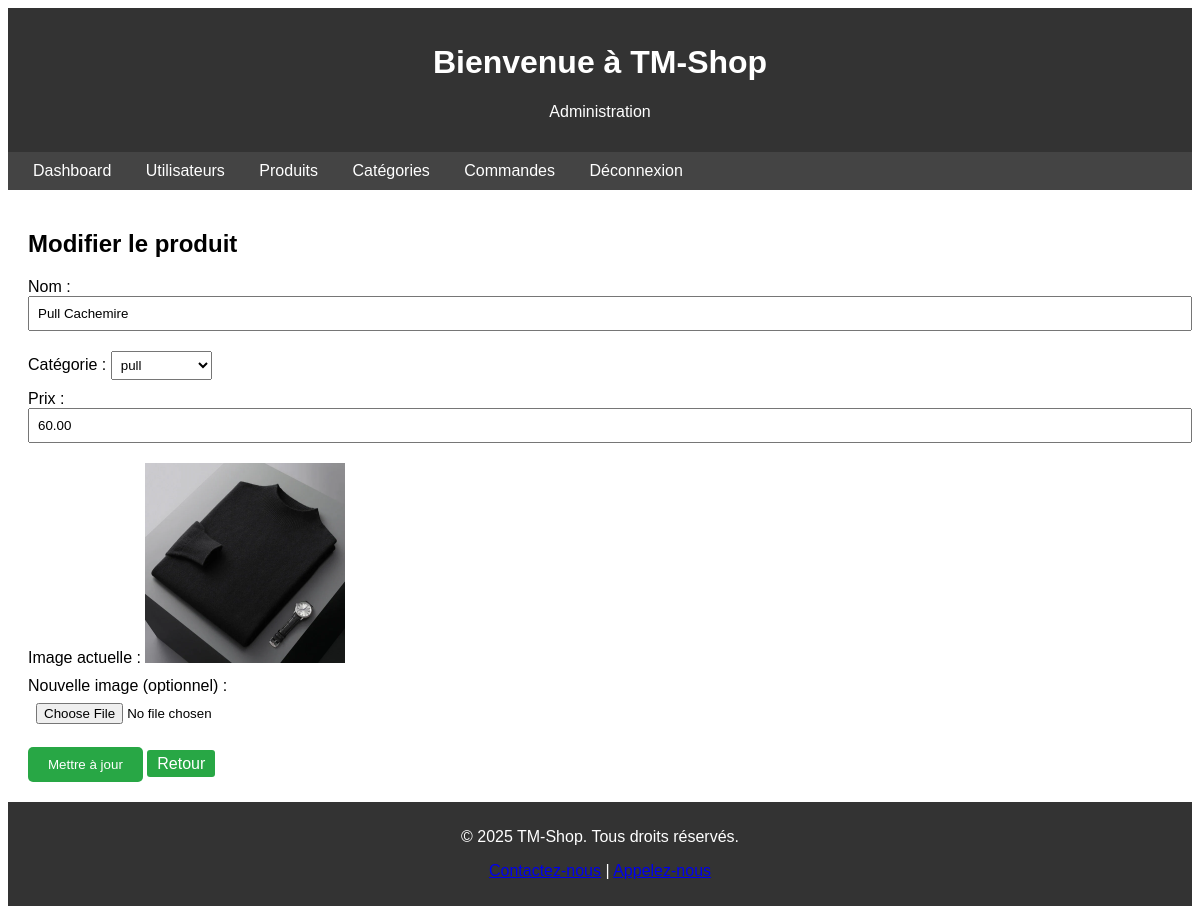
The app's page /admin/edit_product.php?id=1 (signed in) with its own data.
### tables this page shows
CREATE TABLE products (
    id INT AUTO_INCREMENT PRIMARY KEY,
    category_id INT NOT NULL,
    name VARCHAR(100) NOT NULL,
    price DECIMAL(10, 2) NOT NULL,
    image VARCHAR(255) NOT NULL,
    FOREIGN KEY (category_id) REFERENCES categories(id)
);

CREATE TABLE categories (
    id INT AUTO_INCREMENT PRIMARY KEY,
    name VARCHAR(50) NOT NULL UNIQUE,
    description TEXT
);

### classes/Database.php (called while the page is built, shortened)
<?php
class Database {
    private static $instance = null;
    private $pdo;
    private function __construct() {
        $host = 'localhost';
        $dbname = 'tmshop';
        $username = 'root';
        $password = '';
        try {
            $this->pdo = new PDO("mysql:host=$host;dbname=$dbname;charset=utf8", $username, $password);
            $this->pdo->setAttribute(PDO::ATTR_ERRMODE, PDO::ERRMODE_EXCEPTION);
            $this->pdo->setAttribute(PDO::ATTR_DEFAULT_FETCH_MODE, PDO::FETCH_ASSOC);
        } catch (PDOException $e) {
            die("Erreur de connexion : " . $e->getMessage());
        }
    }
    public static function getInstance() {
        if (self::$instance === null) {
            self::$instance = new self();
        }
        return self::$instance;
    }
    public function getConnection() {
        return $this->pdo;
    }
}

### classes/Product.php (called while the page is built, shortened)
<?php
class Product {
    private $db;
    public function __construct() {
        $this->db = Database::getInstance()->getConnection();
    }
    public function getById($id) {
        try {
            $stmt = $this->db->prepare("SELECT p.*, c.name AS category_name FROM products p JOIN categories c ON p.category_id = c.id WHERE p.id = ?");
            $stmt->execute([$id]);
            return $stmt->fetch(PDO::FETCH_ASSOC);
        } catch (PDOException $e) {
            throw new Exception("Erreur lors de la récupération du produit : " . $e->getMessage());
        }
    }
}

### classes/Category.php (called while the page is built, shortened)
<?php
require_once 'Database.php';
class Category {
    private $db;
    public function __construct() {
        $this->db = Database::getInstance()->getConnection();
    }
    public function getAll() {
        try {
            $stmt = $this->db->query("SELECT * FROM categories ORDER BY name");
            return $stmt->fetchAll(PDO::FETCH_ASSOC);
        } catch (PDOException $e) {
            throw new Exception("Erreur lors de la récupération des catégories : " . $e->getMessage());
        }
    }
}

### admin/edit_product.php (the view, shortened to what this page needs)
<?php
require_once '../classes/Database.php';
require_once '../classes/Product.php';
require_once '../classes/Category.php';
$product_id = intval($_GET['id'] ?? 0);
try {
    $product = new Product();
    $product_data = $product->getById($product_id);
    $category = new Category();
    $categories = $category->getAll();
} catch (Exception $e) {
    $_SESSION['error'] = "Erreur : " . $e->getMessage();
    header("Location: products.php");
    exit;
}
?>
<!DOCTYPE html>
<html lang="fr">
<head>
    <link rel="stylesheet" href="admin.css">
</head>
<body>
    <header>
        <h1>Bienvenue à TM-Shop</h1>
        <p>Administration</p>
    </header>
    <nav class="admin-nav">
        <a href="dashboard.php">Dashboard</a>
        <a href="users.php">Utilisateurs</a>
        <a href="products.php">Produits</a>
        <a href="categories.php">Catégories</a>
        <a href="orders.php">Commandes</a>
        <a href="../logout.php">Déconnexion</a>
    </nav>
    <div class="admin-content">
        <h2>Modifier le produit</h2>
        <form method="post" enctype="multipart/form-data">
            <label>Nom : <input type="text" name="name" value="<?php echo htmlspecialchars($product_data['name']); ?>" required></label>
            <label>Catégorie :
                <select name="category_id" required>
                    <?php foreach ($categories as $cat): ?>
                        <option value="<?php echo htmlspecialchars($cat['id']); ?>" <?php echo $cat['id'] === $product_data['category_id'] ? 'selected' : ''; ?>>
                            <?php echo htmlspecialchars($cat['name']); ?>
                        </option>
                    <?php endforeach; ?>
                </select>
            </label>
            <label>Prix : <input type="number" step="0.01" name="price" value="<?php echo htmlspecialchars($product_data['price']); ?>" required></label>
            <label>Image actuelle : <img src="../<?php echo htmlspecialchars($product_data['image']); ?>" alt="Image actuelle" style="max-width: 200px;"></label>
            <label>Nouvelle image (optionnel) : <input type="file" name="image" accept="image/*"></label>
            <button type="submit">Mettre à jour</button>
            <a href="products.php" class="button">Retour</a>
        </form>
    </div>
    <footer>
        <p>© 2025 TM-Shop. Tous droits réservés.</p>
        <p><a href="mailto:bousbiathamer@gmail.com">Contactez-nous</a> | <a href="tel:+21628287012">Appelez-nous</a></p>
    </footer>
</body>
</html>

### admin/admin.css (style rules this page uses)
body { font-family: Arial, sans-serif; background-color: #fff !important; }
.admin-nav { background-color: #444; padding: 10px; }
.admin-nav a { color: white; margin: 0 15px; text-decoration: none; }
.admin-content { padding: 20px; }
a.button { padding: 5px 10px; background-color: #28a745; color: white; text-decoration: none; border-radius: 3px; }
select { padding: 5px; }
header { background-color: #333; color: white; padding: 15px; text-align: center; }
label { display: block; margin: 10px 0 5px; }
input { width: 100%; padding: 8px; margin-bottom: 10px; }
button { padding: 10px 20px; background-color: #28a745; color: white; border: none; border-radius: 5px; }
footer { text-align: center; padding: 10px; background-color: #333; color: white; }

### records on screen
products: name "Pull Cachemire", category_id "pull", price "60.00", image (picture)
